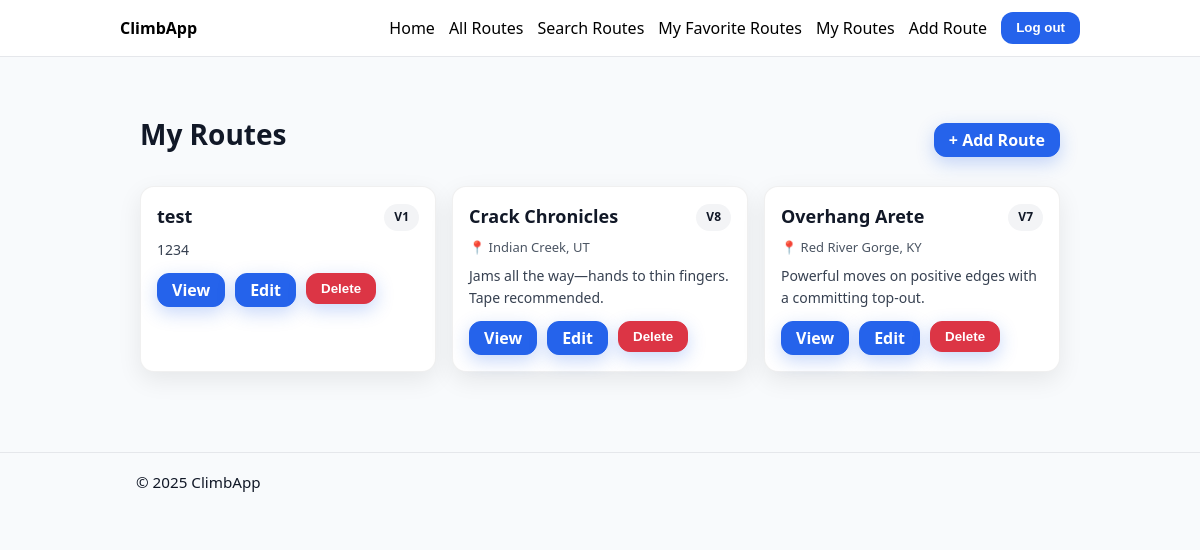
/routes/mine/ (signed in), run on the app's committed database.
### routes/models.py (models this page shows, shortened)
class Route(models.Model):
    author = models.ForeignKey(
        settings.AUTH_USER_MODEL, on_delete=models.CASCADE, related_name="routes"
    )
    title = models.CharField(max_length=150)
    description = models.TextField(blank=True)
    difficulty = models.PositiveSmallIntegerField(
        validators=[MinValueValidator(1), MaxValueValidator(10)]
    )
    latitude = models.FloatField(blank=True, null=True)
    longitude = models.FloatField(blank=True, null=True)
    location_name = models.CharField(
        max_length=200, blank=True, help_text="e.g., Red River Gorge, KY"
    )
    picture = models.ImageField(upload_to="routes/pictures/", blank=True, null=True)
    video_url = models.URLField(
        blank=True,
        help_text="YouTube URL (e.g., https://www.youtube.com/watch?v=VIDEO_ID)",
        validators=[URLValidator()],
    )
    created_at = models.DateTimeField(auto_now_add=True)
    class Meta:
        ordering = [Lower("title"), "id"]

### routes/views.py (the view, shortened to what this page needs)
# urls.py: path("mine/", MyRoutesView.as_view(), name="my_routes"),
class MyRoutesView(LoginRequiredMixin, ListView):
    template_name = "routes/my_routes.html"
    context_object_name = "routes"
    login_url = "login"
    redirect_field_name = "next"
    def get_queryset(self):
        user = self.request.user
        qs = Route.objects.all()
        fields = {f.name: f for f in Route._meta.get_fields()}
        if "author" in fields:
            f = fields["author"]
            if getattr(f, "is_relation", False):
                return qs.filter(author=user).order_by("-id")
            else:
                return qs.filter(author__iexact=user.get_username()).order_by("-id")

### templates/routes/my_routes.html (shortened to what this page needs)
{% extends "base.html" %}
{% block content %}
<div class="my-routes-wrapper">
  <div class="my-routes-header">
    <h1>My Routes</h1>
    <a href="{% url 'routes:add' %}" class="btn btn-primary">+ Add Route</a>
  </div>
  {% if routes %}
    <div class="routes-grid">
      {% for route in routes %}
        <div class="route-card">
          <div class="route-card-top">
            <h3 class="route-title">{{ route.title }}</h3>
            {% if route.difficulty %}<span class="pill">V{{ route.difficulty }}</span>{% endif %}
          </div>
          {% if route.location_name %}
            <div class="route-loc">📍 {{ route.location_name }}</div>
          {% endif %}
          {% if route.description %}
            <p class="route-desc">{{ route.description|truncatewords:30 }}</p>
          {% endif %}
          <div class="route-actions">
            <a class="btn btn-primary" href="/routes/{{ route.pk }}/">View</a>
            <a class="btn btn-primary" href="/routes/{{ route.pk }}/edit/">Edit</a>
            <form action="{% url 'routes:delete' route.pk %}" method="POST" style="display:inline;">
              <button type="submit" class="btn btn-primary btn-danger">Delete</button>
            </form>
          </div>
        </div>
      {% endfor %}
    </div>
  {% else %}
    <div class="empty">
      <h3>No routes yet</h3>
      <p>When you add routes, they’ll show up here.</p>
      <a href="{% url 'routes:add' %}" class="btn btn-primary">Add your first route</a>
    </div>
  {% endif %}
</div>
{% endblock %}

### static/base.css (style rules this page uses)
* { box-sizing: border-box; }
html, body { height: 100%; }
body { margin: 0; color: #000; background: #f8fafc; font: 16px/1.55 system-ui, -apple-system, Segoe UI, Roboto, Arial, sans-serif; }
:root { --brand-blue: #2563eb; --brand-blue-300: #93c5fd; --border: #e5e7eb; --muted: #6b7280; --overlay-bg: rgba(0,0,0,.7); }
h1, h2, h3 { color: #111827; margin: 0 0 10px; }
h1 { font-size: 1.75rem; }
p { margin: 0 0 10px; color: #111827; }
a { color: var(--brand-blue); text-decoration: none; }
.btn { display: inline-flex; align-items: center; justify-content: center; padding: 10px 14px; border-radius: 12px; border: 1px solid var(--brand-blue); background: var(--brand-blue); color: #fff !important; font-weight: 600; text-decoration: none; cursor: pointer; }
.btn.btn-danger { background-color: #dc3545 !important; border-color: #dc3545 !important; }
.routes-grid { display: grid; grid-template-columns: repeat(3, minmax(0, 1fr)); gap: 10px; }

### templates/routes/my_routes.html (style rules this page uses)
.my-routes-wrapper { max-width:1100px;margin:0 auto;padding:32px 20px; }
.my-routes-header { display:flex;justify-content:space-between;align-items:center;margin-bottom:20px; }
.routes-grid { display:grid;grid-template-columns:repeat(auto-fill,minmax(280px,1fr));gap:16px; }
.route-card { background:#fff;border-radius:14px;box-shadow:0 8px 24px rgba(0,0,0,.08); padding:16px;border:1px solid rgba(0,0,0,.06); }
.route-card-top { display:flex;align-items:center;justify-content:space-between;margin-bottom:6px; }
.route-title { margin:0;font-size:18px }
.pill { display:inline-block;background:#f3f4f6;border-radius:999px;padding:4px 10px; font-weight:600;font-size:12px;color:#111827; }
.route-loc { color:#4b5563;font-size:13px;margin-bottom:8px }
.route-desc { color:#374151;font-size:14px;margin:8px 0 12px }
.route-actions { display:flex;gap:10px }
.btn { display:inline-block;padding:8px 14px;border-radius:12px;text-decoration:none; font-weight:700;border:1px solid transparent;line-height:1; transition:transform .08s ease, box-shadow .2s ease, background .2s ease; }
.btn-primary { background:#2563eb;color:#fff;border-color:#2563eb; box-shadow:0 6px 18px rgba(37,99,235,.25); }

### data on the page
Route: title "test", difficulty "1", description "1234"
Route: title "Crack Chronicles", difficulty "8", location_name "Indian Creek, UT", description "Jams all the way—hands to thin fingers. Tape recommended."
Route: title "Overhang Arete", difficulty "7", location_name "Red River Gorge, KY", description "Powerful moves on positive edges with a committing top-out."
